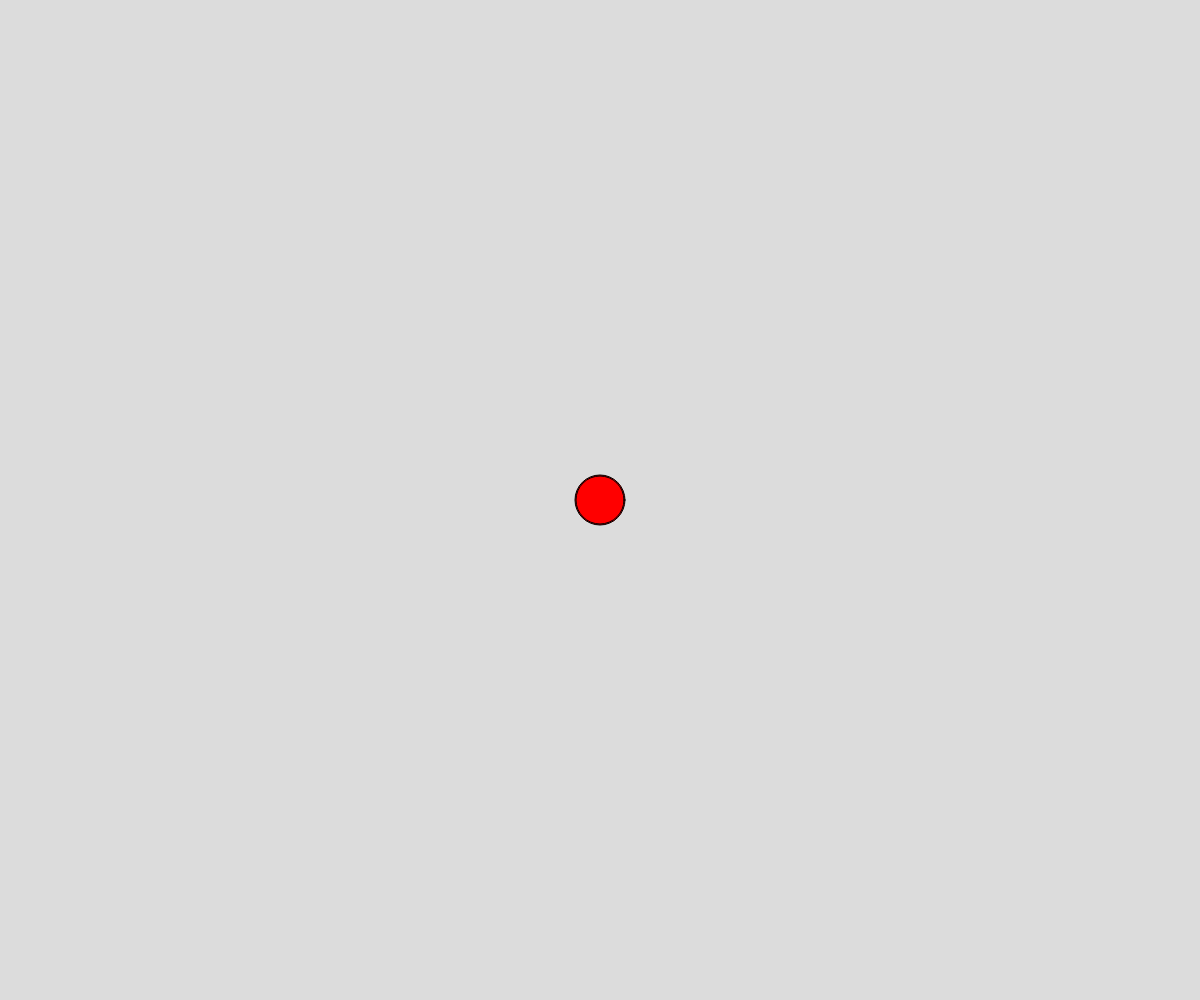
Frame 1 (no input)
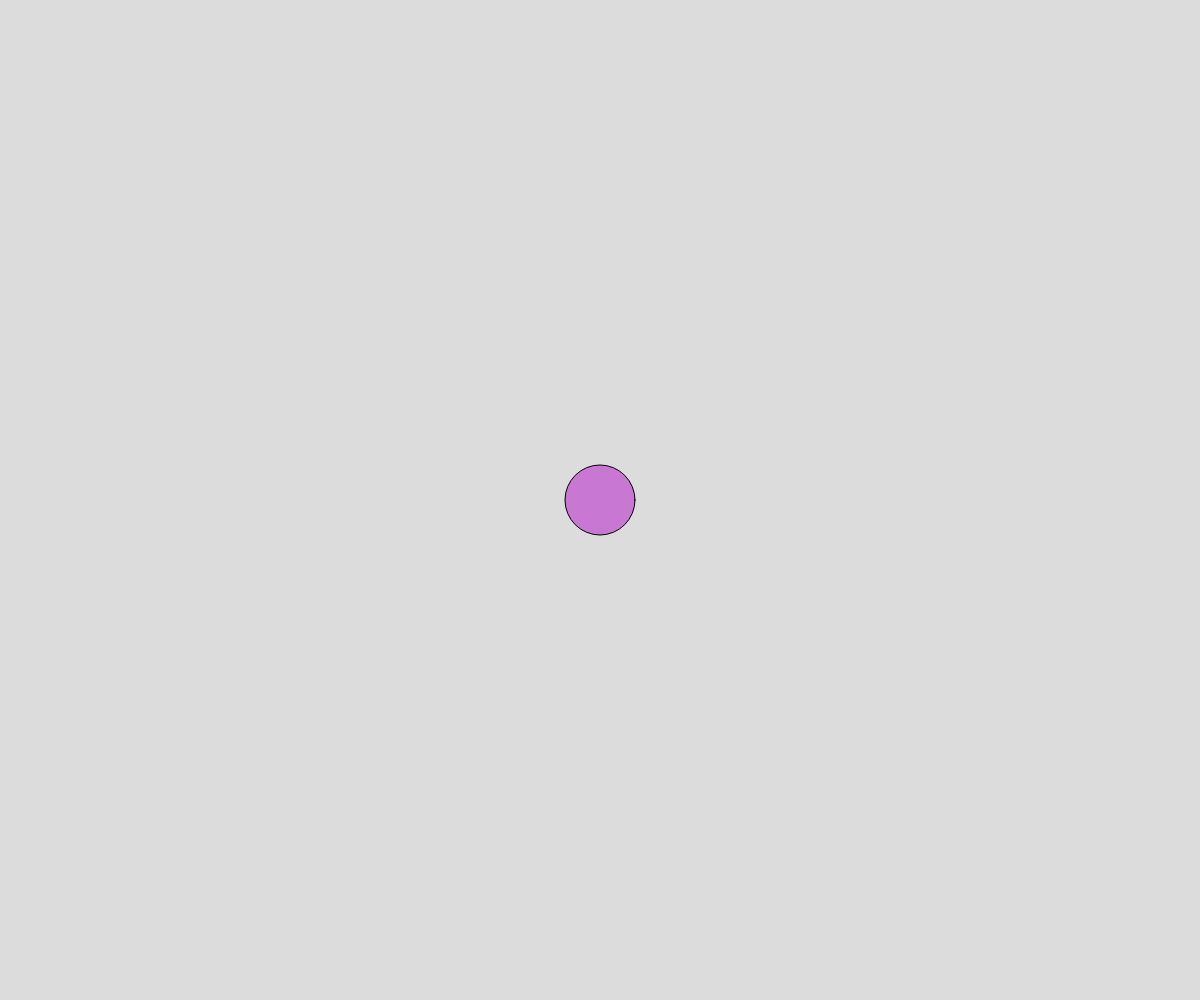
Frame 60 (no input)
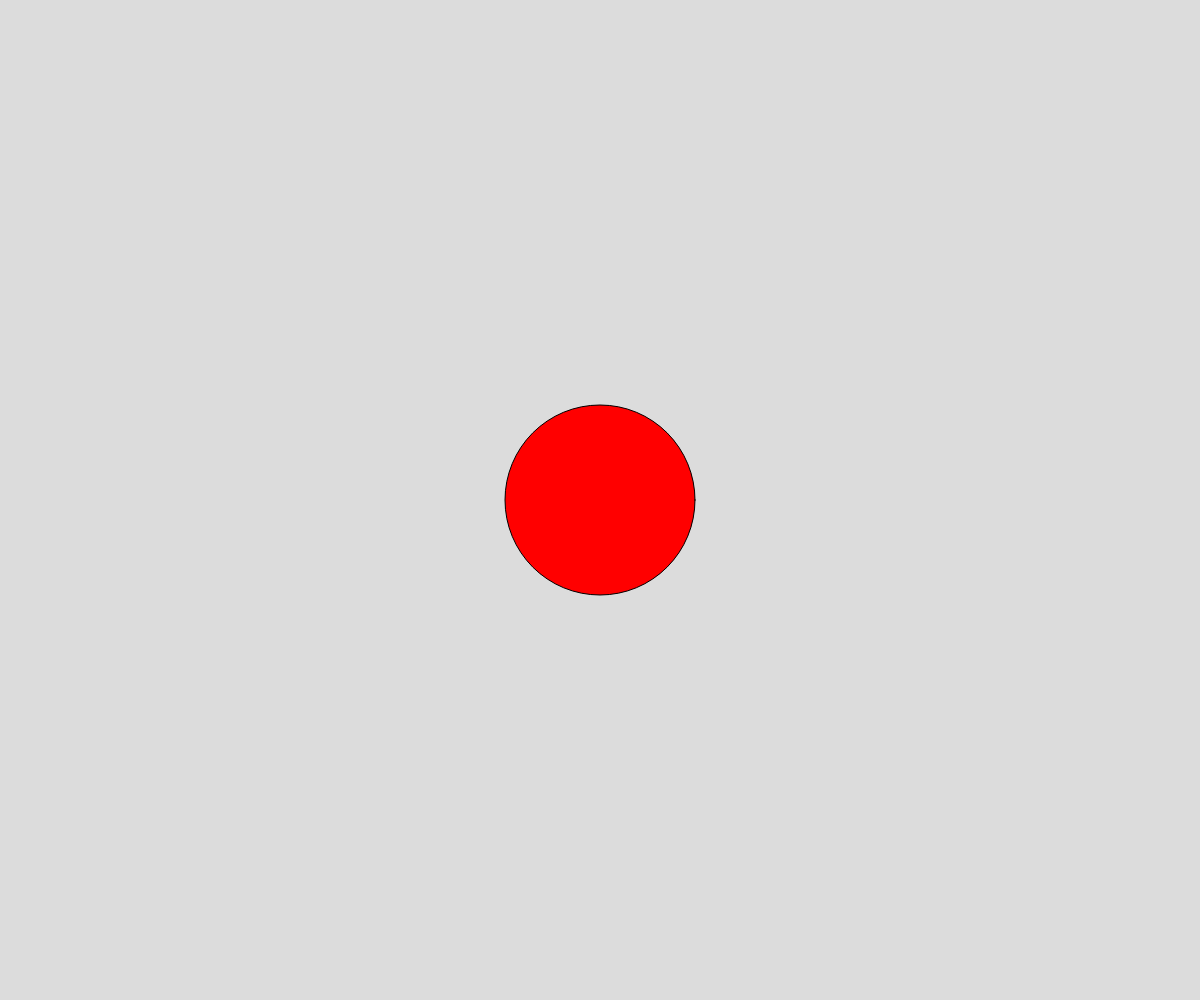
Frame 120 (the mouse pressed at the canvas centre since frame 60)

The p5.js sketch that drew these frames (run headless with seeded random() and noise() and a simulated clock; from frame 60 on, the mouse is pressed at the canvas centre):

// p5.js sketch
// ── sketch.js
// State Variables
// Nasar Khan
// sept 25, 2024

//global variable
let currentColor = 0; //0, 1, 2 
let myColor
let circleSize = 50;
let growing = false; //2-state variable

function setup() {
  createCanvas(windowWidth, windowHeight);
  myColor = color(200,120,210)
}

function draw() {
  background(220);
  //circle code - fill color
  switch(currentColor){//branches based on current color
    case 0:
      fill(255,0,0); break;
    case 1:
      fill(myColor); break;
    case 2:
      fill(0, 50, 210); break;

  }
  //cicrcle code - drawing the circle
circle(width/2, height/2, circleSize);
if(frameCount % 30 === 0){ //true once every 10 frames
  //0, 1, 2, 3, 4, 5, 6, 7, 8, 9
  currentColor += 1;
  if(currentColor > 2) currentColor = 0;
}

//circle-code - modify circle size
if(growing) circleSize += 2;
else circleSize -= 2;

//circle code - drawing the circle
circle(width/2, height/2, circleSize);

}


function keyPressed(){
  //gets called automatically, ONCE per kepress
  if(key === 'a'){
    growing = !growing; //set to not growing...
  }
}
